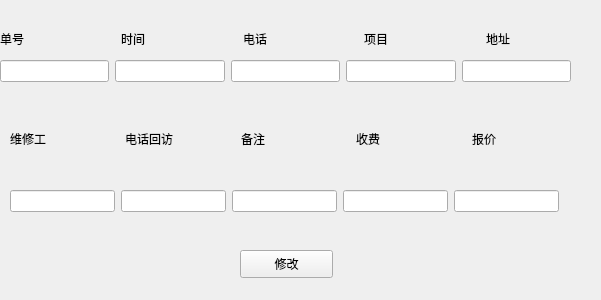
<?xml version="1.0" encoding="UTF-8"?>
<ui version="4.0">
 <class>Change</class>
 <widget class="QWidget" name="Change">
  <property name="geometry">
   <rect>
    <x>0</x>
    <y>0</y>
    <width>601</width>
    <height>300</height>
   </rect>
  </property>
  <property name="windowTitle">
   <string>Form</string>
  </property>
  <widget class="QWidget" name="widget" native="true">
   <property name="geometry">
    <rect>
     <x>0</x>
     <y>50</y>
     <width>571</width>
     <height>43</height>
    </rect>
   </property>
   <layout class="QHBoxLayout" name="horizontalLayout">
    <item>
     <widget class="QLineEdit" name="num">
      <property name="readOnly">
       <bool>true</bool>
      </property>
     </widget>
    </item>
    <item>
     <widget class="QLineEdit" name="time"/>
    </item>
    <item>
     <widget class="QLineEdit" name="tele"/>
    </item>
    <item>
     <widget class="QLineEdit" name="work"/>
    </item>
    <item>
     <widget class="QLineEdit" name="address"/>
    </item>
   </layout>
  </widget>
  <widget class="QPushButton" name="pushButton">
   <property name="geometry">
    <rect>
     <x>240</x>
     <y>250</y>
     <width>93</width>
     <height>28</height>
    </rect>
   </property>
   <property name="text">
    <string>修改</string>
   </property>
  </widget>
  <widget class="QWidget" name="widget_2" native="true">
   <property name="geometry">
    <rect>
     <x>10</x>
     <y>180</y>
     <width>549</width>
     <height>43</height>
    </rect>
   </property>
   <layout class="QHBoxLayout" name="horizontalLayout_2">
    <item>
     <widget class="QLineEdit" name="worker"/>
    </item>
    <item>
     <widget class="QLineEdit" name="retur"/>
    </item>
    <item>
     <widget class="QLineEdit" name="beizhu"/>
    </item>
    <item>
     <widget class="QLineEdit" name="shufei"/>
    </item>
    <item>
     <widget class="QLineEdit" name="baojia"/>
    </item>
   </layout>
  </widget>
  <widget class="QWidget" name="widget_3" native="true">
   <property name="geometry">
    <rect>
     <x>0</x>
     <y>20</y>
     <width>601</width>
     <height>37</height>
    </rect>
   </property>
   <layout class="QHBoxLayout" name="horizontalLayout_3">
    <item>
     <widget class="QLabel" name="label">
      <property name="text">
       <string>单号</string>
      </property>
     </widget>
    </item>
    <item>
     <widget class="QLabel" name="label_2">
      <property name="text">
       <string>时间</string>
      </property>
     </widget>
    </item>
    <item>
     <widget class="QLabel" name="label_3">
      <property name="text">
       <string>电话</string>
      </property>
     </widget>
    </item>
    <item>
     <widget class="QLabel" name="label_4">
      <property name="text">
       <string>项目</string>
      </property>
     </widget>
    </item>
    <item>
     <widget class="QLabel" name="label_5">
      <property name="text">
       <string>地址</string>
      </property>
     </widget>
    </item>
   </layout>
  </widget>
  <widget class="QWidget" name="widget_4" native="true">
   <property name="geometry">
    <rect>
     <x>10</x>
     <y>120</y>
     <width>571</width>
     <height>37</height>
    </rect>
   </property>
   <layout class="QHBoxLayout" name="horizontalLayout_4">
    <item>
     <widget class="QLabel" name="label_21">
      <property name="text">
       <string>维修工</string>
      </property>
     </widget>
    </item>
    <item>
     <widget class="QLabel" name="label_22">
      <property name="text">
       <string>电话回访</string>
      </property>
     </widget>
    </item>
    <item>
     <widget class="QLabel" name="label_25">
      <property name="text">
       <string>备注</string>
      </property>
     </widget>
    </item>
    <item>
     <widget class="QLabel" name="label_24">
      <property name="text">
       <string>收费</string>
      </property>
     </widget>
    </item>
    <item>
     <widget class="QLabel" name="label_23">
      <property name="text">
       <string>报价</string>
      </property>
     </widget>
    </item>
   </layout>
  </widget>
 </widget>
 <resources/>
 <connections/>
</ui>
